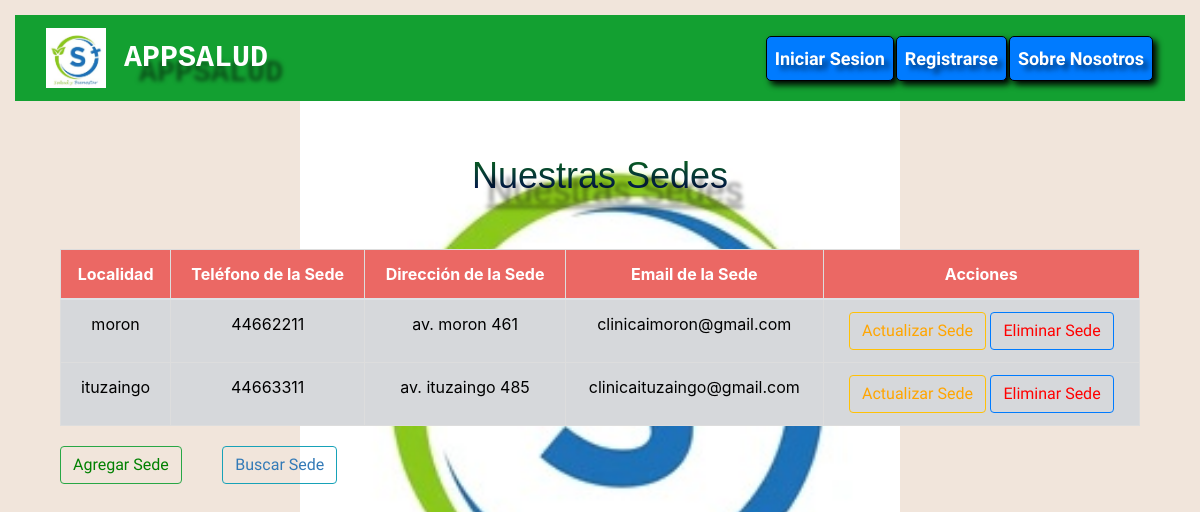
The page /sedesclinicas/ on the database its author committed.
### AppSalud/models.py (models this page shows, shortened)
class Sede_Clinica(models.Model):
    id_localidad = models.ForeignKey(Localidad, on_delete=models.CASCADE)
    telefono_sede = models.IntegerField(max_length=30)
    direccion_sede = models.CharField(max_length=30)
    email_sede = models.EmailField()

class Localidad(models.Model):
    localidad = models.CharField(max_length=30)
    provincia = models.CharField(max_length=30)

### AppSalud/views.py (the view)
# urls.py: path('sedesclinicas/',views.mostrar_sede_clinica,name="Sedesclinicas"),
def mostrar_sede_clinica(request):
    sede_clinica=Sede_Clinica.objects.all()
    context={'sede_clinica':sede_clinica}
    return render(request,'AppSalud/sedeclinica.html',context=context)

### AppSalud/Templates/AppSalud/sedeclinica.html (shortened to what this page needs)
{% extends "AppSalud/base.html" %}
{% load static %}
{% block codigoDinamico %}
<body style='background-color: #f1e5db;'>
    <div class="container">
        <br>
        <h1><u>Nuestras Sedes</u></h1>
        <br>
        <div class="container">
            <table class="table table-hover text-center">
                <thead>
                    <tr>
                        <th scope="col">Localidad</th>
                        <th scope="col">Teléfono de la Sede</th>
                        <th scope="col">Dirección de la Sede</th>
                        <th scope="col">Email de la Sede</th>
                        <th scope="col">Acciones</th>
                    </tr>
                </thead>
                <tbody>
                    {% for Sede_clinica in sede_clinica %}
                    <tr class="table-secondary">
                        <td>{{ Sede_clinica.id_localidad.localidad }}</td>
                        <td>{{ Sede_clinica.telefono_sede }}</td>
                        <td>{{ Sede_clinica.direccion_sede }}</td>
                        <td>{{ Sede_clinica.email_sede }}</td>
                        <td>
                            <button type="button" class="btn btn-outline-warning">
                                <a href="{% url 'Actualizar_Sede' id_sede=Sede_clinica.id%}" style="color: orange;">Actualizar Sede</a>
                            </button>
                            <button type="button" class="btn btn-outline-primary">
                                <a href="{% url 'Eliminar_Sede' id_sede=Sede_clinica.id %}" style="color: red;">Eliminar Sede</a>
                            </button>
                        </td>
                    </tr>
                    {% empty %}
                    <tr>
                        <td colspan="5">No hay sedes disponibles.</td>
                    </tr>
                    {% endfor %}
                </tbody>
            </table>
        </div>
        <div class="container">
            <button type="button" class="btn btn-outline-success">
                <a href="{% url 'Crear_Sede' %}" style="color: green;">Agregar Sede</a>
            </button>
            <button type="button" class="btn btn-outline-info">
                <a href="{% url 'Buscar_Sede' %}" style="color: #337ab7;">Buscar Sede</a>
            </button>
        </div>
    </div>
</body>
{% endblock %}

### AppSalud/static/styles.css (style rules this page uses)
body { background-image: url('salud.jpg'); background-size: 50%; background-position: center ; background-repeat: no-repeat; background-color: rgb(255, 255, 255); padding-left: 15px; padding-right: 15px; padding-top: 15px; padding-bottom: 15px; background-attachment:fixed; }
.container { margin-top: 5px; }
h1 { color: transparent; background: linear-gradient(0deg, #020457, #096b16); -webkit-background-clip: text; background-clip: text; font-size: 36px; text-shadow: 15px 15px 4px rgba(0, 0, 0, 0.5); font-family: 'Lucida Sans', 'Lucida Sans Regular', 'Lucida Grande', 'Lucida Sans Unicode', Geneva, Verdana, sans-serif; text-align: center; background-color: #131212; -webkit-background-clip: text; background-clip: text; }
.table { border-collapse: collapse; width: 100%; margin: 20px 0; font-size: 1rem; text-align: left; background-color: #ffffff; transition: transform 0.2s; }
.table th, .table td { padding: 12px; border: 1px solid #dddddd; }
.table th { background-color: #eb6864; color: white; }
.btn a { text-decoration: none; color: inherit; }

### rows shown on the page
Sede_Clinica: id_localidad.localidad "moron", telefono_sede "44662211", direccion_sede "av. moron 461", email_sede "clinicaimoron@gmail.com"
Sede_Clinica: id_localidad.localidad "ituzaingo", telefono_sede "44663311", direccion_sede "av. ituzaingo 485", email_sede "clinicaituzaingo@gmail.com"
